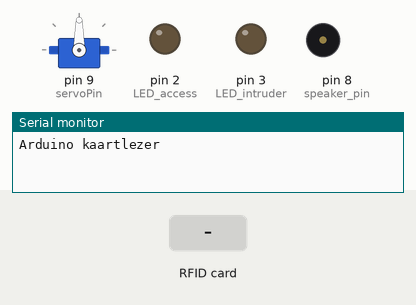
Recording of a sketch running on a simulated Arduino Uno, built with avr-gcc and run on an emulated ATmega328P. On the bench: servo, output pins drawn as LEDs (lit = HIGH), buzzer (waves = sounding), the last lines printed to the serial monitor. The test bench sets the inputs (shaded band). Pins used as bus, display or sensor lines are not drawn.

Above: at 2.2 s.
2.3 s: RFID card 5E 7A 19 C4 held to the reader
At 3.38 s:
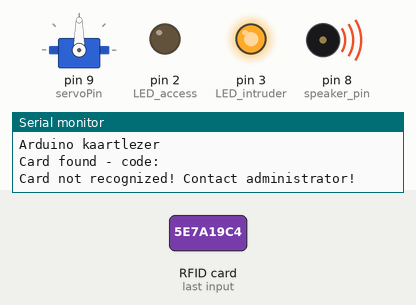
At 4.6 s:
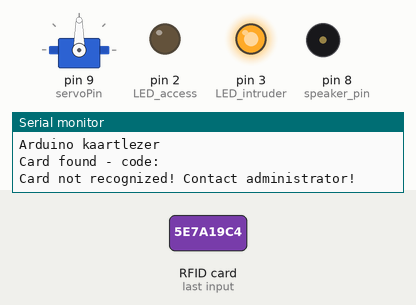
Timing chart, 0 to 6.9 s (numbered marks = the images above; inputs shaded):
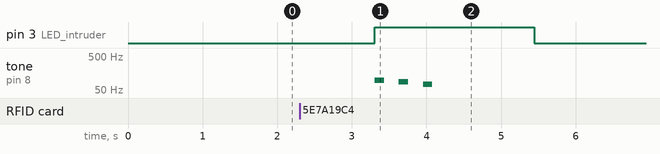

The sketch:

project23.ino
```cpp
/*
   project23 - ID program with Buzzer and LEDS

   2016-0819 PePo new
       based upon Project 23 from 'Arduino Projects Handbook'
       https://www.nostarch.com/arduinohandbook/

   pin layout used:
   -----------------------------------------------------------------------------------------
               MFRC522      Arduino      Arduino
   SPI         Reader/PCD   Uno          Nano v3
   Signal      Pin          Pin          Pin
   -----------------------------------------------------------------------------------------
   RST/Reset   RST          9            D5
   SPI SS      SDA(SS)      10           D10
   IRQ         ?            ?            not used
   SPI MOSI    MOSI         11 / ICSP-4  D11
   SPI MISO    MISO         12 / ICSP-1  D12
   SPI SCK     SCK          13 / ICSP-3  D13

   LED1        Cathode                   D2
   LED2        Cathode                   D3
   Buzzer      S                         D8
   Servo       S                         D9
*/
#include <SPI.h>
//* using library provided by the obok
#include <RFID.h>
/*/
  // GitHub: RFID Library by Miquel Balboa
  //         https://github.com/miguelbalboa/rfid
  #include <MFRC522.h>
  //*/
#include <Servo.h>
#include "pitches.h"
#include <Wire.h>

// RFID reader configuration
#define SS_PIN 10  // see pin configuration
#define RST_PIN 5  // see pin configuration
RFID rfid(SS_PIN, RST_PIN);

// Setup variables
byte card[5] = {0x53, 0x0A, 0x17, 0x01, 0x4F}; // the 'RED' card
byte serNum[5];
byte data[5];

// Define the melodies for successful access and denied access
int access_melody[] = {NOTE_G4, 0, NOTE_A4, 0, NOTE_B4, 0, NOTE_A4,   0, NOTE_B4, 0, NOTE_C5, 0};
int access_noteDurations[] = {8, 8, 8, 8, 8, 4, 8, 8, 8, 8, 8, 4};
int fail_melody[] = {NOTE_G2, 0, NOTE_F2, 0, NOTE_D2, 0};
int fail_noteDurations[] = {8, 8, 8, 8, 8, 4};

int LED_access = 2;   // Pin connected to LED1
int LED_intruder = 3; // Pin connected to LED2
int speaker_pin = 8;  // Pin connected to piezo buzzer
int servoPin = 9;     // Pin connected to servo

Servo doorLock; // define servomotor

void setup()
{
  Serial.begin(115200);
  doorLock.attach(servoPin); // Set servo as a pin
  SPI.begin(); // Start serial communication between the RFID and PC
  rfid.init(); // Initialize the RFID
  Serial.println("Arduino kaartlezer");
  delay(1000);
  pinMode(LED_access, OUTPUT);
  pinMode(LED_intruder, OUTPUT);
  pinMode(speaker_pin, OUTPUT);
  pinMode(servoPin, OUTPUT);
}

void loop()
{
  boolean card_card = true; // Define your card
  if (rfid.isCard()) {
    if (rfid.readCardSerial()) {
      delay(1000);
      data[0] = rfid.serNum[0];
      data[1] = rfid.serNum[1];
      data[2] = rfid.serNum[2];
      data[3] = rfid.serNum[3];
      data[4] = rfid.serNum[4];
    }
    Serial.print("Card found - code:");
    for (int i = 0; i < 5; i++) {
      // If it is not your card, the card is considered false
      if (data[i] != card[i]) card_card = false;
    }
    Serial.println();
    if (card_card) { // A card with access permission is found
      Serial.println("Hello!"); // Print to Serial Monitor
      for (int i = 0; i < 12; i++) { // Play welcome music
        int access_noteDuration = 1000 / access_noteDurations[i];
        tone(speaker_pin, access_melody[i], access_noteDuration);
        int access_pauseBetweenNotes = access_noteDuration * 1.30;
        delay(access_pauseBetweenNotes);
        noTone(speaker_pin);
      }
    }
    else { // If the card is not recognized
      // Print message to Serial Monitor
      Serial.println("Card not recognized! Contact administrator!");
      digitalWrite(LED_intruder, HIGH); // Turn on red LED
      for (int i = 0; i < 6; i++) { // Play intruder melody
        int fail_noteDuration = 1000 / fail_noteDurations[i];
        tone(speaker_pin, fail_melody[i], fail_noteDuration);
        int fail_pauseBetweenNotes = fail_noteDuration * 1.30;
        delay(fail_pauseBetweenNotes);
        noTone(speaker_pin);
      }
      delay(1000);
      digitalWrite(LED_intruder, LOW); // Turn off red LED
    }

    if (card_card) { // Add other users with access here
      Serial.println("Access granted.......Welcome!");
      digitalWrite(LED_access, HIGH); // Turn on green LED
      doorLock.write(180); // Turn servo 180 degrees
      delay(5000); // Wait for 5 seconds
      doorLock.write(0); // Turn servo back to 0 degrees
      digitalWrite(LED_access, LOW); // Turn off green LED
    }
    Serial.println();
    delay(500);
    rfid.halt();
  }
}
```

pitches.h
```cpp
/*************************************************
 * Public Constants
 *************************************************/

#define NOTE_B0  31
#define NOTE_C1  33
#define NOTE_CS1 35
#define NOTE_D1  37
#define NOTE_DS1 39
#define NOTE_E1  41
#define NOTE_F1  44
#define NOTE_FS1 46
#define NOTE_G1  49
#define NOTE_GS1 52
#define NOTE_A1  55
#define NOTE_AS1 58
#define NOTE_B1  62
#define NOTE_C2  65
#define NOTE_CS2 69
#define NOTE_D2  73
#define NOTE_DS2 78
#define NOTE_E2  82
#define NOTE_F2  87
#define NOTE_FS2 93
#define NOTE_G2  98
#define NOTE_GS2 104
#define NOTE_A2  110
#define NOTE_AS2 117
#define NOTE_B2  123
#define NOTE_C3  131
#define NOTE_CS3 139
#define NOTE_D3  147
#define NOTE_DS3 156
#define NOTE_E3  165
#define NOTE_F3  175
#define NOTE_FS3 185
#define NOTE_G3  196
#define NOTE_GS3 208
#define NOTE_A3  220
#define NOTE_AS3 233
#define NOTE_B3  247
#define NOTE_C4  262
#define NOTE_CS4 277
#define NOTE_D4  294
#define NOTE_DS4 311
#define NOTE_E4  330
#define NOTE_F4  349
#define NOTE_FS4 370
#define NOTE_G4  392
#define NOTE_GS4 415
#define NOTE_A4  440
#define NOTE_AS4 466
#define NOTE_B4  494
#define NOTE_C5  523
#define NOTE_CS5 554
#define NOTE_D5  587
#define NOTE_DS5 622
#define NOTE_E5  659
#define NOTE_F5  698
#define NOTE_FS5 740
#define NOTE_G5  784
#define NOTE_GS5 831
#define NOTE_A5  880
#define NOTE_AS5 932
#define NOTE_B5  988
#define NOTE_C6  1047
#define NOTE_CS6 1109
#define NOTE_D6  1175
#define NOTE_DS6 1245
#define NOTE_E6  1319
#define NOTE_F6  1397
#define NOTE_FS6 1480
#define NOTE_G6  1568
#define NOTE_GS6 1661
#define NOTE_A6  1760
#define NOTE_AS6 1865
#define NOTE_B6  1976
#define NOTE_C7  2093
#define NOTE_CS7 2217
#define NOTE_D7  2349
#define NOTE_DS7 2489
#define NOTE_E7  2637
#define NOTE_F7  2794
#define NOTE_FS7 2960
#define NOTE_G7  3136
#define NOTE_GS7 3322
#define NOTE_A7  3520
#define NOTE_AS7 3729
#define NOTE_B7  3951
#define NOTE_C8  4186
#define NOTE_CS8 4435
#define NOTE_D8  4699
#define NOTE_DS8 4978
```

Measured:
- after the input at 2.3 s, pin 3 (LED_intruder): LOW → HIGH after 1.0 s, → LOW 2.1 s later; tone on pin 8 (speaker_pin): plays 98 Hz for 0.13 s, 87 Hz for 0.13 s, 73 Hz for 0.13 s, starting after 1.0 s
